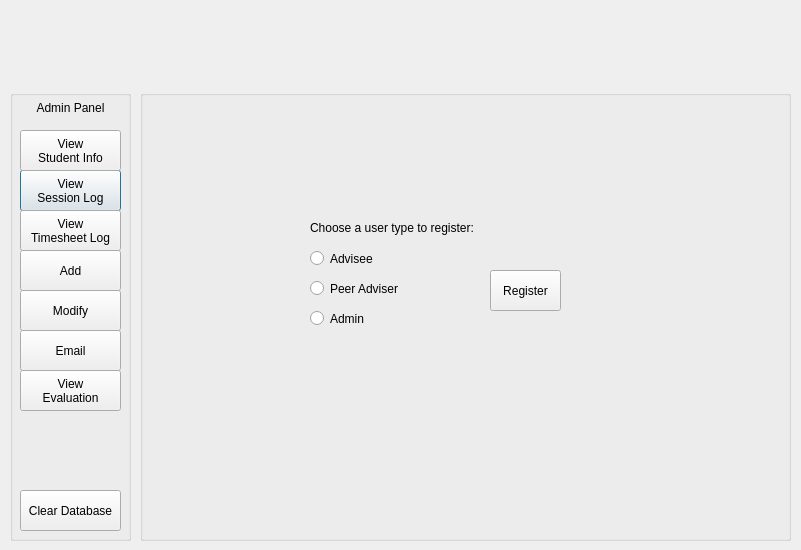
<?xml version="1.0" encoding="UTF-8"?>
<ui version="4.0">
 <class>Dialog</class>
 <widget class="QDialog" name="Dialog">
  <property name="geometry">
   <rect>
    <x>0</x>
    <y>0</y>
    <width>801</width>
    <height>550</height>
   </rect>
  </property>
  <property name="windowTitle">
   <string>Dialog</string>
  </property>
  <widget class="QGroupBox" name="admin_panel">
   <property name="geometry">
    <rect>
     <x>10</x>
     <y>90</y>
     <width>121</width>
     <height>451</height>
    </rect>
   </property>
   <property name="title">
    <string/>
   </property>
   <widget class="QPushButton" name="pushButton_viewSessionLog">
    <property name="geometry">
     <rect>
      <x>10</x>
      <y>80</y>
      <width>101</width>
      <height>41</height>
     </rect>
    </property>
    <property name="text">
     <string>View
Session Log</string>
    </property>
    <property name="autoExclusive">
     <bool>true</bool>
    </property>
   </widget>
   <widget class="QPushButton" name="pushButton_viewTimeSheetLog">
    <property name="geometry">
     <rect>
      <x>10</x>
      <y>120</y>
      <width>101</width>
      <height>41</height>
     </rect>
    </property>
    <property name="text">
     <string>View
Timesheet Log</string>
    </property>
    <property name="autoExclusive">
     <bool>true</bool>
    </property>
   </widget>
   <widget class="QPushButton" name="pushButton_add">
    <property name="geometry">
     <rect>
      <x>10</x>
      <y>160</y>
      <width>101</width>
      <height>41</height>
     </rect>
    </property>
    <property name="text">
     <string>Add</string>
    </property>
    <property name="autoExclusive">
     <bool>true</bool>
    </property>
   </widget>
   <widget class="QPushButton" name="pushButton_modify">
    <property name="geometry">
     <rect>
      <x>10</x>
      <y>200</y>
      <width>101</width>
      <height>41</height>
     </rect>
    </property>
    <property name="text">
     <string>Modify</string>
    </property>
    <property name="autoExclusive">
     <bool>true</bool>
    </property>
   </widget>
   <widget class="QPushButton" name="pushButton_clearDatabase">
    <property name="geometry">
     <rect>
      <x>10</x>
      <y>400</y>
      <width>101</width>
      <height>41</height>
     </rect>
    </property>
    <property name="text">
     <string>Clear Database</string>
    </property>
    <property name="autoExclusive">
     <bool>true</bool>
    </property>
   </widget>
   <widget class="QPushButton" name="pushButton_email">
    <property name="geometry">
     <rect>
      <x>10</x>
      <y>240</y>
      <width>101</width>
      <height>41</height>
     </rect>
    </property>
    <property name="text">
     <string>Email</string>
    </property>
    <property name="autoExclusive">
     <bool>true</bool>
    </property>
   </widget>
   <widget class="QPushButton" name="pushButton_viewEvaluation">
    <property name="geometry">
     <rect>
      <x>10</x>
      <y>280</y>
      <width>101</width>
      <height>41</height>
     </rect>
    </property>
    <property name="text">
     <string>View
Evaluation</string>
    </property>
    <property name="autoExclusive">
     <bool>true</bool>
    </property>
   </widget>
   <widget class="QLabel" name="label_adminPanel">
    <property name="geometry">
     <rect>
      <x>10</x>
      <y>10</y>
      <width>101</width>
      <height>16</height>
     </rect>
    </property>
    <property name="text">
     <string>Admin Panel</string>
    </property>
    <property name="alignment">
     <set>Qt::AlignCenter</set>
    </property>
   </widget>
   <widget class="QPushButton" name="pushButton_viewStudentInfo">
    <property name="geometry">
     <rect>
      <x>10</x>
      <y>40</y>
      <width>101</width>
      <height>41</height>
     </rect>
    </property>
    <property name="text">
     <string>View
Student Info</string>
    </property>
    <property name="autoExclusive">
     <bool>true</bool>
    </property>
   </widget>
  </widget>
  <widget class="QGroupBox" name="groupBox">
   <property name="geometry">
    <rect>
     <x>140</x>
     <y>90</y>
     <width>651</width>
     <height>451</height>
    </rect>
   </property>
   <property name="title">
    <string/>
   </property>
   <widget class="QRadioButton" name="radioButton_peeradviser">
    <property name="geometry">
     <rect>
      <x>170</x>
      <y>190</y>
      <width>91</width>
      <height>17</height>
     </rect>
    </property>
    <property name="text">
     <string>Peer Adviser</string>
    </property>
   </widget>
   <widget class="QRadioButton" name="radioButton_admin">
    <property name="geometry">
     <rect>
      <x>170</x>
      <y>220</y>
      <width>91</width>
      <height>17</height>
     </rect>
    </property>
    <property name="text">
     <string>Admin</string>
    </property>
   </widget>
   <widget class="QPushButton" name="pushButton_register">
    <property name="enabled">
     <bool>true</bool>
    </property>
    <property name="geometry">
     <rect>
      <x>350</x>
      <y>180</y>
      <width>71</width>
      <height>41</height>
     </rect>
    </property>
    <property name="text">
     <string>Register</string>
    </property>
   </widget>
   <widget class="QRadioButton" name="radioButton_advisee">
    <property name="geometry">
     <rect>
      <x>170</x>
      <y>160</y>
      <width>91</width>
      <height>17</height>
     </rect>
    </property>
    <property name="text">
     <string>Advisee</string>
    </property>
   </widget>
   <widget class="QLabel" name="xx_26">
    <property name="geometry">
     <rect>
      <x>170</x>
      <y>130</y>
      <width>241</width>
      <height>16</height>
     </rect>
    </property>
    <property name="text">
     <string>Choose a user type to register:</string>
    </property>
   </widget>
  </widget>
 </widget>
 <resources/>
 <connections/>
</ui>
